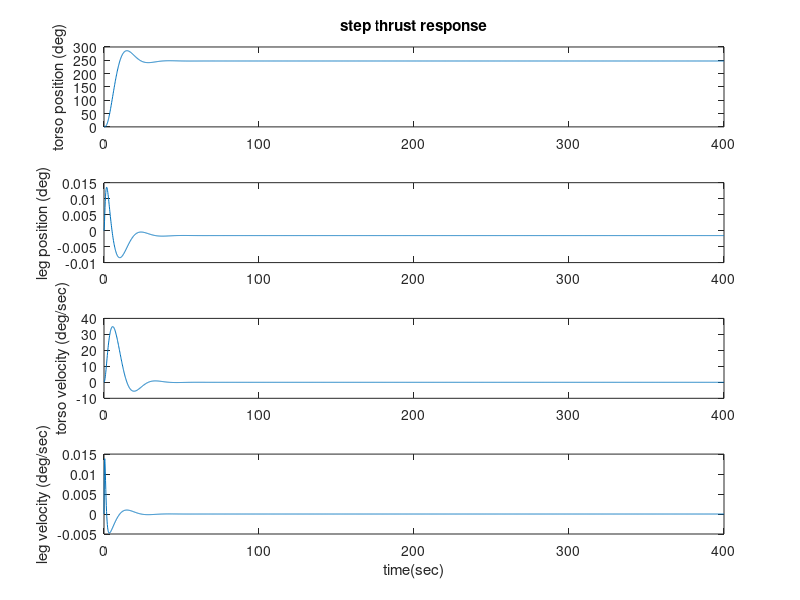

MATLAB code to generate this figure:
k=[0 0; 0 1000];
d=[0 0; 0 2];
T=[1 0];
f=[-0.042857 -0.071429];
m=[60.1429 18.5714; 18.5714 14.2857];
aPart1=-k/m;
aPart2=-d/m;
bT= T/m;
bF= f/m;
a=[0 0 1 0; 0 0 0 1; 0 36.110 0 0.07222; 0 -116.9443 0 -0.23389];
b=[0 0; 0 0; bT; bF];
M=[1 0 0 0];
%Question 2 Code
[V,D]=eig(a);
eigenvector1=a*V;
[d, ind]= sort(diag(D));
e=eig(a);
sys = ss(a,b(:,2),eye(4),[0 0 0 0]');
%Part 4a
desiredOS=16;
desiredTsettle=30;
dP1=-0.1333333+0.2285732i
dP2=-0.1333333-0.2285732i
%part 4c and what you need to change
nP1=-1.8939+.2319i
nP2=-1.893-.2319i
G=[dP1 dP2 nP1 nP2];
L=place(a,b,G);
char = [];
eigs = eig(a-b*L);
[max_real,i] = min(eigs);
dom_pole = eigs(i);
nat_freq = abs(dom_pole);
zeta = -max_real/nat_freq;
t_const  = 1/abs(max_real);
t_settle = 4*t_const;
per_OS = 100*exp(-zeta*pi/sqrt(1-zeta^2));
char = [char;per_OS zeta nat_freq t_settle t_const];
Closed_A = a - b*L;
char(1,:)
closed_sys = ss(Closed_A,b(:,1),eye(4),[0 0 0 0]');
[y,t,x]=step(closed_sys,400);
[y2,t2,x2]=step(sys,400)
D=rad2deg(x)
D2=rad2deg(x2)
plot(t,D(:,1)), title('step response with controller'),ylabel('torso position (degrees)'); grid
hold on
plot(t2,D2(:,1))
hold off
subplot(4,1,1), plot(t,D(:,1)), title('step thrust response'),ylabel('torso position (deg)')
subplot(4,1,2), plot(t,D(:,2)),ylabel('leg position (deg)')
subplot(4,1,3), plot(t,D(:,3)),ylabel('torso velocity (deg/sec)')
subplot(4,1,4), plot(t,D(:,4)),ylabel('leg velocity (deg/sec)'),
xlabel('time(sec)')